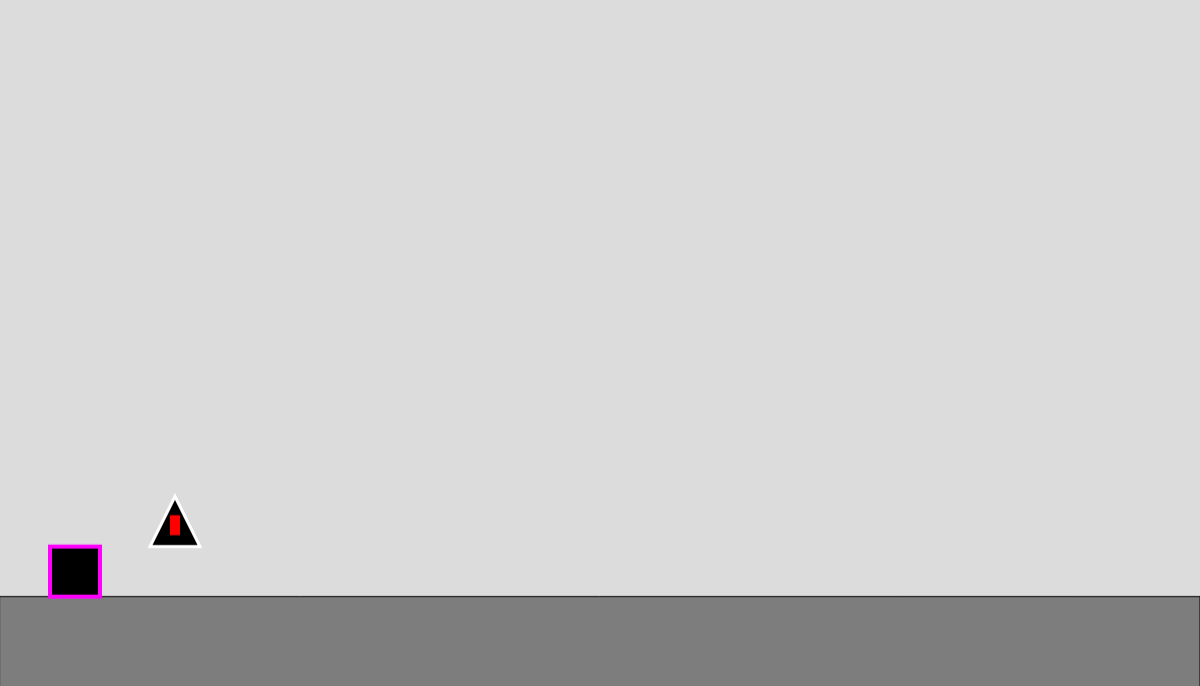
Frame 1 (no input)
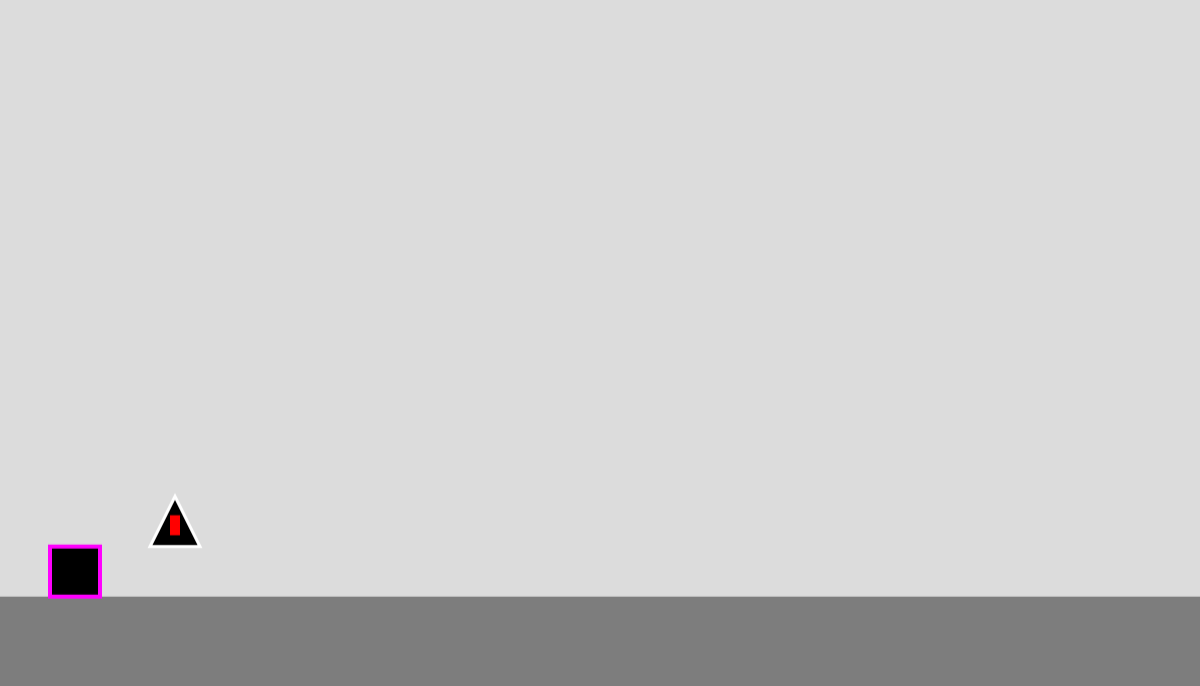
Frame 60 (no input)
Frame 120 (the mouse pressed at the canvas centre since frame 60): identical to frame 60, image omitted

The p5.js sketch that drew these frames (run headless with seeded random() and noise() and a simulated clock; from frame 60 on, the mouse is pressed at the canvas centre):

// p5.js sketch
// ── sketch.js
let windowDesired;
let winWidth;
let winHeight;

let currentTime;
let lastSavedTime;

let thePlayer = {
  playerSize: 50,
  playerX: 0,
  playerY: 0,
  playerSpeed: 7,
  playerWeight: 1,
  jump: 0,
  playerSpawnX: 50,
  playerSpawnY: 550,
};

let onGround;
let groundLevel;

let detect1;
let detect2;

function setup() {
  windowDesired = 600;
  winWidth = windowDesired*2;
  winHeight = winWidth/1.75;
  createCanvas(winWidth, winHeight);

  thePlayer.playerY = thePlayer.playerSpawnY;
  thePlayer.playerX = thePlayer.playerSpawnX;

  onGround = false;
  groundLevel = winHeight - 90;

  detect1 = 255;
}

function draw() {
  background(220);
  


  

  fill(125);
  rect(0,groundLevel, winWidth, winHeight);
  
  thePlayer.playerY -= thePlayer.jump;

  up();
  left();
  right();

  gravity();

  drawKillObject(150, groundLevel-50, 50);

  fill(0);
  stroke(255,0,255);
  strokeWeight(4);
  square(thePlayer.playerX, thePlayer.playerY, thePlayer.playerSize);
  noStroke();

  
}

function drawKillObject(objectX, objectY, objectSize) {
  let killBox = {
    x: objectX+objectSize/5*2,
    y: objectY-objectSize/2-objectSize/8,
    w: objectSize/5,
    h: objectSize/2.5,
  };
  let spike = {
    x1: objectX,
    y1: objectY,
    x2: objectX+objectSize/2,
    y2: objectY-objectSize,
    x3: objectX+objectSize,
    y3: objectY,
  };
  stroke("white");
  strokeWeight(3);
  fill(0);
  triangle(spike.x1,spike.y1,spike.x2,spike.y2,spike.x3,spike.y3);
  noStroke();
  fill(255,0,0);
  rect(killBox.x, killBox.y, killBox.w, killBox.h);
  if(thePlayer.playerX+thePlayer.playerSize >= killBox.x && thePlayer.playerX <= killBox.x + killBox.w && thePlayer.playerY+thePlayer.playerSize >= killBox.y+killBox.h && thePlayer.playerY <= killBox.y) {
    thePlayer.playerY = thePlayer.playerSpawnY;
    thePlayer.playerX = thePlayer.playerSpawnX;
    detect1 = 255;
    detect2 = 0;
  }
  else {
    detect1 = 0;
    detect2 = 255;
  }
}

function gravity() {
  ground();
  if (thePlayer.playerY+thePlayer.playerSize>=groundLevel) {
    onGround = true;
    thePlayer.jump = 1;
    ground();
  }
}
  
function ground() {
  if (onGround) {
    thePlayer.playerY = groundLevel-thePlayer.playerSize;
  }
  else {
    onGround = false;
    thePlayer.jump -= thePlayer.playerWeight;
  }
}

function up() {
  if (keyIsDown(UP_ARROW) === true) {
    if (onGround) {
      onGround = !onGround;
      thePlayer.jump += 15;
    }
  }
}
function right() {
  if (keyIsDown(RIGHT_ARROW) === true) {
    thePlayer.playerX += thePlayer.playerSpeed;
  }
}
function left() {
  if (keyIsDown(LEFT_ARROW) === true) {
    thePlayer.playerX -= thePlayer.playerSpeed;
  }
}
